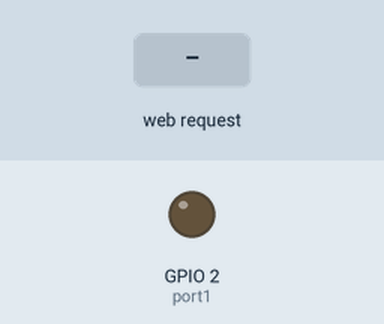
Recording of a sketch running on a simulated ESP32. On the bench: output pins drawn as LEDs (lit = HIGH). The inputs (shaded band) are chosen by the test bench. WiFi joins after 1.5 s; servers stay silent unless stated; what the sketch prints to the serial monitor is not drawn.

Above: at 2.7 s.
2.8 s: HTTP request GET /LampOnOff received
At 3.9 s:
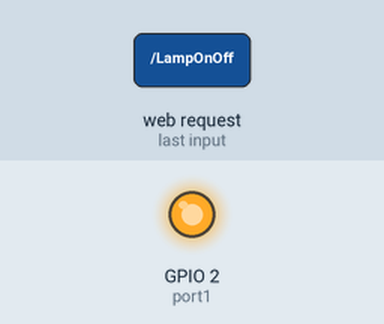
Timing chart, 0 to 5.8 s (numbered marks = the images above; inputs shaded):
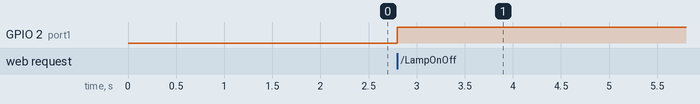

The sketch:

WebServer.ino
```cpp
#include <WiFi.h>
#include <WiFiClient.h>
#include <WebServer.h>
#include <ESPmDNS.h>

const char *ssid = "SSID";
const char *password = "Password";

WebServer server(80);

const int port1 = 2;

bool port1Status = false;

void setup(void) {
  pinMode(port1, OUTPUT);
  digitalWrite(port1, LOW);
  Serial.begin(115200);
  WiFi.mode(WIFI_STA);
  WiFi.begin(ssid, password);
  Serial.println("");
  Serial.print("Connecting");

  // Wait for connection
  while (WiFi.status() != WL_CONNECTED) {
    delay(500);
    Serial.print(".");
  }

  Serial.println("");
  Serial.print("Connected to ");
  Serial.println(ssid);
  Serial.print("IP address: ");
  Serial.println(WiFi.localIP());

  if (MDNS.begin("esp32")) {
    Serial.println("MDNS responder started");
  }

  server.on("/LampOnOff", []() {
    if(port1Status == false){
      digitalWrite(port1, HIGH);
    }else{
      digitalWrite(port1, LOW);
    }

    port1Status = !port1Status;
    server.send(200, "text/plain", "");
  });

  server.begin();
  Serial.println("HTTP server started");
}

void loop(void) {
  server.handleClient();
}
```

Measured:
- after the input at 2.8 s, GPIO 2 (port1): LOW → HIGH at once
